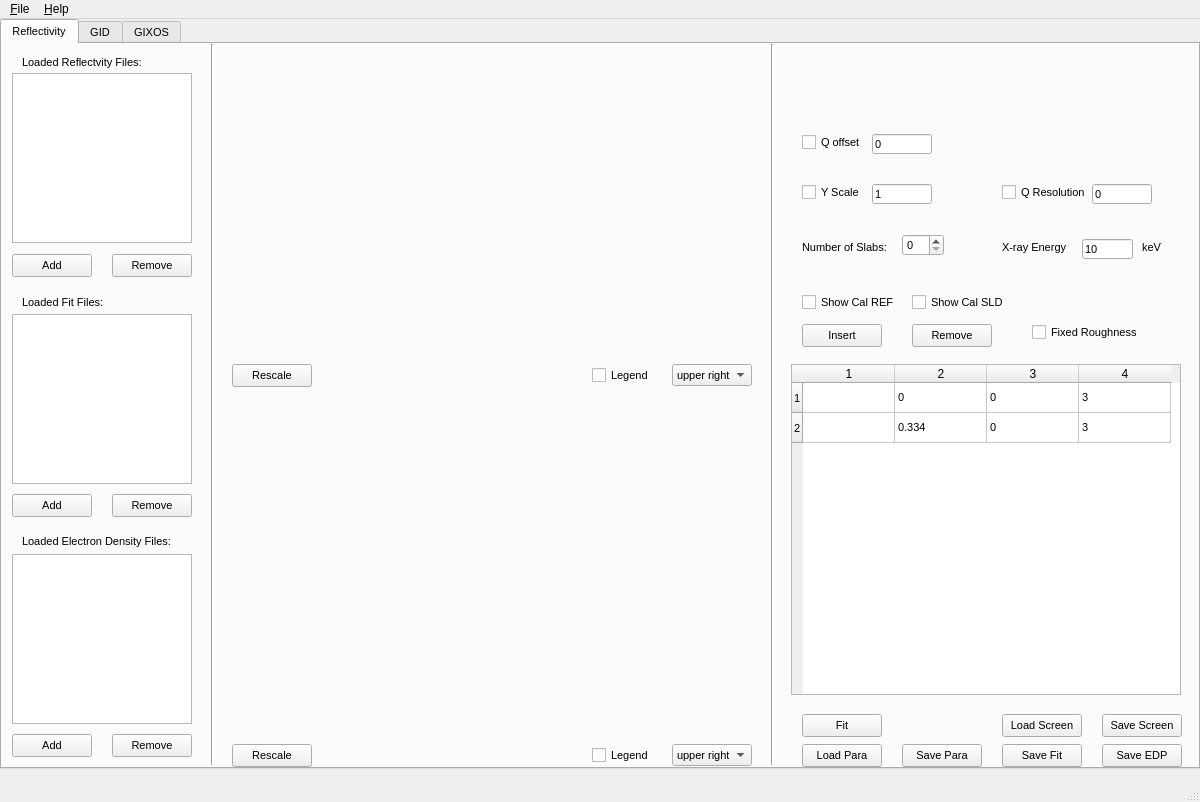
<?xml version="1.0" encoding="UTF-8"?>
<ui version="4.0">
 <class>MainWindow</class>
 <widget class="QMainWindow" name="MainWindow">
  <property name="geometry">
   <rect>
    <x>0</x>
    <y>0</y>
    <width>1200</width>
    <height>802</height>
   </rect>
  </property>
  <property name="windowTitle">
   <string>MainWindow</string>
  </property>
  <property name="File" stdset="0">
   <string/>
  </property>
  <widget class="QWidget" name="centralwidget">
   <widget class="QTabWidget" name="tabWidget">
    <property name="geometry">
     <rect>
      <x>0</x>
      <y>0</y>
      <width>1200</width>
      <height>750</height>
     </rect>
    </property>
    <property name="font">
     <font>
      <pointsize>8</pointsize>
      <weight>50</weight>
      <bold>false</bold>
     </font>
    </property>
    <property name="currentIndex">
     <number>0</number>
    </property>
    <widget class="QWidget" name="reflectivitytab">
     <attribute name="title">
      <string>Reflectivity</string>
     </attribute>
     <widget class="QListWidget" name="reffileLW">
      <property name="geometry">
       <rect>
        <x>10</x>
        <y>29</y>
        <width>180</width>
        <height>170</height>
       </rect>
      </property>
      <property name="alternatingRowColors">
       <bool>false</bool>
      </property>
      <property name="selectionMode">
       <enum>QAbstractItemView::ExtendedSelection</enum>
      </property>
     </widget>
     <widget class="QPushButton" name="addreffilePB">
      <property name="geometry">
       <rect>
        <x>10</x>
        <y>210</y>
        <width>80</width>
        <height>23</height>
       </rect>
      </property>
      <property name="font">
       <font>
        <pointsize>8</pointsize>
        <weight>50</weight>
        <bold>false</bold>
       </font>
      </property>
      <property name="text">
       <string>Add</string>
      </property>
     </widget>
     <widget class="QLabel" name="reffileLabel">
      <property name="geometry">
       <rect>
        <x>20</x>
        <y>10</y>
        <width>161</width>
        <height>16</height>
       </rect>
      </property>
      <property name="font">
       <font>
        <pointsize>8</pointsize>
        <weight>50</weight>
        <bold>false</bold>
       </font>
      </property>
      <property name="text">
       <string>Loaded Reflectvity Files:</string>
      </property>
     </widget>
     <widget class="QPushButton" name="rmreffilePB">
      <property name="geometry">
       <rect>
        <x>110</x>
        <y>210</y>
        <width>80</width>
        <height>23</height>
       </rect>
      </property>
      <property name="text">
       <string>Remove</string>
      </property>
     </widget>
     <widget class="QLabel" name="reffitfileLabel">
      <property name="geometry">
       <rect>
        <x>20</x>
        <y>250</y>
        <width>101</width>
        <height>16</height>
       </rect>
      </property>
      <property name="text">
       <string>Loaded Fit Files:</string>
      </property>
     </widget>
     <widget class="QListWidget" name="reffitfileLW">
      <property name="geometry">
       <rect>
        <x>10</x>
        <y>270</y>
        <width>180</width>
        <height>170</height>
       </rect>
      </property>
      <property name="selectionMode">
       <enum>QAbstractItemView::ExtendedSelection</enum>
      </property>
     </widget>
     <widget class="QPushButton" name="addreffitfilePB">
      <property name="geometry">
       <rect>
        <x>10</x>
        <y>450</y>
        <width>80</width>
        <height>23</height>
       </rect>
      </property>
      <property name="text">
       <string>Add</string>
      </property>
     </widget>
     <widget class="QPushButton" name="rmreffitfilePB">
      <property name="geometry">
       <rect>
        <x>110</x>
        <y>450</y>
        <width>80</width>
        <height>23</height>
       </rect>
      </property>
      <property name="text">
       <string>Remove</string>
      </property>
     </widget>
     <widget class="MplWidget" name="refPW" native="true">
      <property name="geometry">
       <rect>
        <x>230</x>
        <y>10</y>
        <width>521</width>
        <height>311</height>
       </rect>
      </property>
      <property name="sizePolicy">
       <sizepolicy hsizetype="Expanding" vsizetype="Expanding">
        <horstretch>0</horstretch>
        <verstretch>0</verstretch>
       </sizepolicy>
      </property>
     </widget>
     <widget class="Line" name="line">
      <property name="geometry">
       <rect>
        <x>200</x>
        <y>0</y>
        <width>20</width>
        <height>721</height>
       </rect>
      </property>
      <property name="sizePolicy">
       <sizepolicy hsizetype="Fixed" vsizetype="Minimum">
        <horstretch>0</horstretch>
        <verstretch>0</verstretch>
       </sizepolicy>
      </property>
      <property name="orientation">
       <enum>Qt::Vertical</enum>
      </property>
     </widget>
     <widget class="QLabel" name="refnumslablabel">
      <property name="geometry">
       <rect>
        <x>800</x>
        <y>195</y>
        <width>111</width>
        <height>16</height>
       </rect>
      </property>
      <property name="font">
       <font>
        <pointsize>8</pointsize>
       </font>
      </property>
      <property name="text">
       <string>Number of Slabs:</string>
      </property>
     </widget>
     <widget class="QPushButton" name="fitrefPB">
      <property name="geometry">
       <rect>
        <x>800</x>
        <y>670</y>
        <width>80</width>
        <height>23</height>
       </rect>
      </property>
      <property name="text">
       <string>Fit</string>
      </property>
     </widget>
     <widget class="QPushButton" name="loadrefparPB">
      <property name="geometry">
       <rect>
        <x>800</x>
        <y>700</y>
        <width>80</width>
        <height>23</height>
       </rect>
      </property>
      <property name="text">
       <string>Load Para</string>
      </property>
     </widget>
     <widget class="QPushButton" name="saverefparPB">
      <property name="geometry">
       <rect>
        <x>900</x>
        <y>700</y>
        <width>80</width>
        <height>23</height>
       </rect>
      </property>
      <property name="text">
       <string>Save Para</string>
      </property>
     </widget>
     <widget class="QPushButton" name="savereffitPB">
      <property name="geometry">
       <rect>
        <x>1000</x>
        <y>700</y>
        <width>80</width>
        <height>23</height>
       </rect>
      </property>
      <property name="text">
       <string>Save Fit</string>
      </property>
     </widget>
     <widget class="QTableWidget" name="refparTW">
      <property name="geometry">
       <rect>
        <x>789</x>
        <y>320</y>
        <width>390</width>
        <height>331</height>
       </rect>
      </property>
      <property name="sizePolicy">
       <sizepolicy hsizetype="Preferred" vsizetype="Preferred">
        <horstretch>0</horstretch>
        <verstretch>0</verstretch>
       </sizepolicy>
      </property>
      <property name="tabKeyNavigation">
       <bool>true</bool>
      </property>
      <property name="rowCount">
       <number>2</number>
      </property>
      <property name="columnCount">
       <number>4</number>
      </property>
      <attribute name="horizontalHeaderVisible">
       <bool>true</bool>
      </attribute>
      <attribute name="horizontalHeaderCascadingSectionResizes">
       <bool>false</bool>
      </attribute>
      <attribute name="horizontalHeaderDefaultSectionSize">
       <number>92</number>
      </attribute>
      <attribute name="horizontalHeaderShowSortIndicator" stdset="0">
       <bool>false</bool>
      </attribute>
      <attribute name="horizontalHeaderStretchLastSection">
       <bool>false</bool>
      </attribute>
      <attribute name="verticalHeaderVisible">
       <bool>true</bool>
      </attribute>
      <attribute name="verticalHeaderHighlightSections">
       <bool>true</bool>
      </attribute>
      <attribute name="verticalHeaderShowSortIndicator" stdset="0">
       <bool>false</bool>
      </attribute>
      <row/>
      <row/>
      <column/>
      <column/>
      <column/>
      <column/>
      <item row="0" column="1">
       <property name="text">
        <string>0</string>
       </property>
      </item>
      <item row="0" column="2">
       <property name="text">
        <string>0</string>
       </property>
      </item>
      <item row="0" column="3">
       <property name="text">
        <string>3</string>
       </property>
      </item>
      <item row="1" column="1">
       <property name="text">
        <string>0.334</string>
       </property>
      </item>
      <item row="1" column="2">
       <property name="text">
        <string>0</string>
       </property>
      </item>
      <item row="1" column="3">
       <property name="text">
        <string>3</string>
       </property>
      </item>
     </widget>
     <widget class="QSpinBox" name="refnumslabSB">
      <property name="geometry">
       <rect>
        <x>900</x>
        <y>190</y>
        <width>42</width>
        <height>22</height>
       </rect>
      </property>
     </widget>
     <widget class="QPushButton" name="insrefslabPB">
      <property name="geometry">
       <rect>
        <x>800</x>
        <y>280</y>
        <width>80</width>
        <height>23</height>
       </rect>
      </property>
      <property name="text">
       <string>Insert</string>
      </property>
     </widget>
     <widget class="QPushButton" name="rmrefslabPB">
      <property name="geometry">
       <rect>
        <x>910</x>
        <y>280</y>
        <width>80</width>
        <height>23</height>
       </rect>
      </property>
      <property name="text">
       <string>Remove</string>
      </property>
     </widget>
     <widget class="MplWidget" name="refsldPW" native="true">
      <property name="geometry">
       <rect>
        <x>230</x>
        <y>360</y>
        <width>521</width>
        <height>341</height>
       </rect>
      </property>
      <property name="sizePolicy">
       <sizepolicy hsizetype="Expanding" vsizetype="Expanding">
        <horstretch>0</horstretch>
        <verstretch>0</verstretch>
       </sizepolicy>
      </property>
     </widget>
     <widget class="Line" name="line_2">
      <property name="geometry">
       <rect>
        <x>760</x>
        <y>0</y>
        <width>20</width>
        <height>721</height>
       </rect>
      </property>
      <property name="orientation">
       <enum>Qt::Vertical</enum>
      </property>
     </widget>
     <widget class="QLabel" name="refedfileLabel">
      <property name="geometry">
       <rect>
        <x>20</x>
        <y>490</y>
        <width>171</width>
        <height>16</height>
       </rect>
      </property>
      <property name="text">
       <string>&lt;html&gt;&lt;head/&gt;&lt;body&gt;&lt;p&gt;Loaded Electron Density Files:&lt;/p&gt;&lt;/body&gt;&lt;/html&gt;</string>
      </property>
     </widget>
     <widget class="QListWidget" name="refedfileLW">
      <property name="geometry">
       <rect>
        <x>10</x>
        <y>510</y>
        <width>180</width>
        <height>170</height>
       </rect>
      </property>
      <property name="selectionMode">
       <enum>QAbstractItemView::ExtendedSelection</enum>
      </property>
     </widget>
     <widget class="QPushButton" name="addrefedfilePB">
      <property name="geometry">
       <rect>
        <x>10</x>
        <y>690</y>
        <width>80</width>
        <height>23</height>
       </rect>
      </property>
      <property name="text">
       <string>Add</string>
      </property>
     </widget>
     <widget class="QPushButton" name="rmrefedfilePB">
      <property name="geometry">
       <rect>
        <x>110</x>
        <y>690</y>
        <width>80</width>
        <height>23</height>
       </rect>
      </property>
      <property name="text">
       <string>Remove</string>
      </property>
     </widget>
     <widget class="QCheckBox" name="reflegendCB">
      <property name="geometry">
       <rect>
        <x>590</x>
        <y>323</y>
        <width>70</width>
        <height>17</height>
       </rect>
      </property>
      <property name="text">
       <string>Legend</string>
      </property>
     </widget>
     <widget class="QPushButton" name="refscalePB">
      <property name="geometry">
       <rect>
        <x>230</x>
        <y>320</y>
        <width>80</width>
        <height>23</height>
       </rect>
      </property>
      <property name="text">
       <string>Rescale</string>
      </property>
     </widget>
     <widget class="QCheckBox" name="refedlegendCB">
      <property name="geometry">
       <rect>
        <x>590</x>
        <y>703</y>
        <width>70</width>
        <height>17</height>
       </rect>
      </property>
      <property name="text">
       <string>Legend</string>
      </property>
     </widget>
     <widget class="QPushButton" name="refedscalePB">
      <property name="geometry">
       <rect>
        <x>230</x>
        <y>700</y>
        <width>80</width>
        <height>23</height>
       </rect>
      </property>
      <property name="text">
       <string>Rescale</string>
      </property>
     </widget>
     <widget class="QPushButton" name="saverefedPB">
      <property name="geometry">
       <rect>
        <x>1100</x>
        <y>700</y>
        <width>80</width>
        <height>23</height>
       </rect>
      </property>
      <property name="text">
       <string>Save EDP</string>
      </property>
     </widget>
     <widget class="QPushButton" name="saverefscreenPB">
      <property name="geometry">
       <rect>
        <x>1100</x>
        <y>670</y>
        <width>80</width>
        <height>23</height>
       </rect>
      </property>
      <property name="text">
       <string>Save Screen</string>
      </property>
     </widget>
     <widget class="QPushButton" name="loadrefscreenPB">
      <property name="geometry">
       <rect>
        <x>1000</x>
        <y>670</y>
        <width>80</width>
        <height>23</height>
       </rect>
      </property>
      <property name="text">
       <string>Load Screen</string>
      </property>
     </widget>
     <widget class="QCheckBox" name="refqoffCB">
      <property name="geometry">
       <rect>
        <x>800</x>
        <y>90</y>
        <width>70</width>
        <height>17</height>
       </rect>
      </property>
      <property name="text">
       <string>Q offset</string>
      </property>
     </widget>
     <widget class="QLineEdit" name="refqoffLE">
      <property name="geometry">
       <rect>
        <x>870</x>
        <y>90</y>
        <width>60</width>
        <height>20</height>
       </rect>
      </property>
      <property name="text">
       <string>0</string>
      </property>
     </widget>
     <widget class="QCheckBox" name="refroughCB">
      <property name="geometry">
       <rect>
        <x>1030</x>
        <y>280</y>
        <width>141</width>
        <height>17</height>
       </rect>
      </property>
      <property name="text">
       <string>Fixed Roughness</string>
      </property>
     </widget>
     <widget class="QCheckBox" name="refyscaleCB">
      <property name="geometry">
       <rect>
        <x>800</x>
        <y>140</y>
        <width>70</width>
        <height>17</height>
       </rect>
      </property>
      <property name="text">
       <string>Y Scale</string>
      </property>
     </widget>
     <widget class="QLineEdit" name="refyscaleLE">
      <property name="geometry">
       <rect>
        <x>870</x>
        <y>140</y>
        <width>60</width>
        <height>20</height>
       </rect>
      </property>
      <property name="text">
       <string>1</string>
      </property>
     </widget>
     <widget class="QCheckBox" name="refqresCB">
      <property name="geometry">
       <rect>
        <x>1000</x>
        <y>140</y>
        <width>91</width>
        <height>17</height>
       </rect>
      </property>
      <property name="text">
       <string>Q Resolution</string>
      </property>
     </widget>
     <widget class="QLineEdit" name="refqresLE">
      <property name="geometry">
       <rect>
        <x>1090</x>
        <y>140</y>
        <width>60</width>
        <height>20</height>
       </rect>
      </property>
      <property name="text">
       <string>0</string>
      </property>
     </widget>
     <widget class="QComboBox" name="reflegendlocCoB">
      <property name="geometry">
       <rect>
        <x>670</x>
        <y>320</y>
        <width>80</width>
        <height>22</height>
       </rect>
      </property>
      <property name="currentIndex">
       <number>0</number>
      </property>
      <item>
       <property name="text">
        <string>upper right</string>
       </property>
      </item>
      <item>
       <property name="text">
        <string>upper left</string>
       </property>
      </item>
      <item>
       <property name="text">
        <string>lower left</string>
       </property>
      </item>
      <item>
       <property name="text">
        <string>lower right</string>
       </property>
      </item>
      <item>
       <property name="text">
        <string>right</string>
       </property>
      </item>
      <item>
       <property name="text">
        <string>center left</string>
       </property>
      </item>
      <item>
       <property name="text">
        <string>center right</string>
       </property>
      </item>
      <item>
       <property name="text">
        <string>lower center</string>
       </property>
      </item>
      <item>
       <property name="text">
        <string>upper center</string>
       </property>
      </item>
      <item>
       <property name="text">
        <string>center</string>
       </property>
      </item>
     </widget>
     <widget class="QComboBox" name="refedlegendlocCoB">
      <property name="geometry">
       <rect>
        <x>670</x>
        <y>700</y>
        <width>80</width>
        <height>22</height>
       </rect>
      </property>
      <property name="currentIndex">
       <number>0</number>
      </property>
      <item>
       <property name="text">
        <string>upper right</string>
       </property>
      </item>
      <item>
       <property name="text">
        <string>upper left</string>
       </property>
      </item>
      <item>
       <property name="text">
        <string>lower left</string>
       </property>
      </item>
      <item>
       <property name="text">
        <string>lower right</string>
       </property>
      </item>
      <item>
       <property name="text">
        <string>right</string>
       </property>
      </item>
      <item>
       <property name="text">
        <string>center left</string>
       </property>
      </item>
      <item>
       <property name="text">
        <string>center right</string>
       </property>
      </item>
      <item>
       <property name="text">
        <string>lower center</string>
       </property>
      </item>
      <item>
       <property name="text">
        <string>upper center</string>
       </property>
      </item>
      <item>
       <property name="text">
        <string>center</string>
       </property>
      </item>
     </widget>
     <widget class="QCheckBox" name="calrefCB">
      <property name="geometry">
       <rect>
        <x>800</x>
        <y>250</y>
        <width>101</width>
        <height>17</height>
       </rect>
      </property>
      <property name="text">
       <string>Show Cal REF</string>
      </property>
     </widget>
     <widget class="QCheckBox" name="calsldCB">
      <property name="geometry">
       <rect>
        <x>910</x>
        <y>250</y>
        <width>101</width>
        <height>17</height>
       </rect>
      </property>
      <property name="text">
       <string>Show Cal SLD</string>
      </property>
     </widget>
     <widget class="QLabel" name="xenlabel">
      <property name="geometry">
       <rect>
        <x>1000</x>
        <y>195</y>
        <width>71</width>
        <height>16</height>
       </rect>
      </property>
      <property name="text">
       <string>X-ray Energy</string>
      </property>
     </widget>
     <widget class="QLabel" name="xenunitlabel">
      <property name="geometry">
       <rect>
        <x>1140</x>
        <y>195</y>
        <width>21</width>
        <height>16</height>
       </rect>
      </property>
      <property name="text">
       <string>keV</string>
      </property>
     </widget>
     <widget class="QLineEdit" name="xenLE">
      <property name="geometry">
       <rect>
        <x>1080</x>
        <y>195</y>
        <width>51</width>
        <height>20</height>
       </rect>
      </property>
      <property name="text">
       <string>10</string>
      </property>
     </widget>
     <zorder>reffileLW</zorder>
     <zorder>addreffilePB</zorder>
     <zorder>reffileLabel</zorder>
     <zorder>rmreffilePB</zorder>
     <zorder>reffitfileLabel</zorder>
     <zorder>reffitfileLW</zorder>
     <zorder>addreffitfilePB</zorder>
     <zorder>rmreffitfilePB</zorder>
     <zorder>refPW</zorder>
     <zorder>line</zorder>
     <zorder>refnumslablabel</zorder>
     <zorder>fitrefPB</zorder>
     <zorder>loadrefparPB</zorder>
     <zorder>saverefparPB</zorder>
     <zorder>savereffitPB</zorder>
     <zorder>refparTW</zorder>
     <zorder>refnumslabSB</zorder>
     <zorder>insrefslabPB</zorder>
     <zorder>rmrefslabPB</zorder>
     <zorder>refsldPW</zorder>
     <zorder>line_2</zorder>
     <zorder>refedfileLabel</zorder>
     <zorder>refedfileLW</zorder>
     <zorder>addrefedfilePB</zorder>
     <zorder>rmrefedfilePB</zorder>
     <zorder>reflegendCB</zorder>
     <zorder>refscalePB</zorder>
     <zorder>refedlegendCB</zorder>
     <zorder>refedscalePB</zorder>
     <zorder>saverefedPB</zorder>
     <zorder>saverefscreenPB</zorder>
     <zorder>loadrefscreenPB</zorder>
     <zorder>refqoffCB</zorder>
     <zorder>refqoffLE</zorder>
     <zorder>refroughCB</zorder>
     <zorder>refyscaleCB</zorder>
     <zorder>refyscaleLE</zorder>
     <zorder>refqresCB</zorder>
     <zorder>refqresLE</zorder>
     <zorder>reflegendlocCoB</zorder>
     <zorder>refedlegendlocCoB</zorder>
     <zorder>calrefCB</zorder>
     <zorder>calsldCB</zorder>
     <zorder>xenlabel</zorder>
     <zorder>xenunitlabel</zorder>
     <zorder>xenLE</zorder>
     <zorder>verticalLayoutWidget</zorder>
    </widget>
    <widget class="QWidget" name="GIDtab">
     <attribute name="title">
      <string>GID</string>
     </attribute>
    </widget>
    <widget class="QWidget" name="GIXOStab">
     <attribute name="title">
      <string>GIXOS</string>
     </attribute>
    </widget>
   </widget>
  </widget>
  <widget class="QStatusBar" name="statusbar"/>
  <widget class="QMenuBar" name="menuBar">
   <property name="geometry">
    <rect>
     <x>0</x>
     <y>0</y>
     <width>1200</width>
     <height>26</height>
    </rect>
   </property>
   <widget class="QMenu" name="menu_File">
    <property name="title">
     <string>&amp;File</string>
    </property>
    <addaction name="action_Open_REF_file"/>
    <addaction name="action_Open_GID_file"/>
    <addaction name="action_Open_GIXOS_file"/>
   </widget>
   <widget class="QMenu" name="menu_Help">
    <property name="title">
     <string>&amp;Help</string>
    </property>
    <addaction name="action_About"/>
   </widget>
   <addaction name="menu_File"/>
   <addaction name="menu_Help"/>
  </widget>
  <action name="action_Reflectivity">
   <property name="text">
    <string>&amp;Reflectivity</string>
   </property>
  </action>
  <action name="action_Normalized_REF">
   <property name="text">
    <string>&amp;Normalized REF</string>
   </property>
  </action>
  <action name="action_Open_GIXOS_file">
   <property name="text">
    <string>&amp;Open GIXOS file</string>
   </property>
  </action>
  <action name="action_Open_GID_file">
   <property name="text">
    <string>&amp;Open GID file</string>
   </property>
  </action>
  <action name="action_Open_REF_file">
   <property name="text">
    <string>&amp;Open REF file</string>
   </property>
  </action>
  <action name="action_About">
   <property name="text">
    <string>&amp;About</string>
   </property>
  </action>
 </widget>
 <customwidgets>
  <customwidget>
   <class>MplWidget</class>
   <extends>QWidget</extends>
   <header location="global">mplwidget</header>
   <container>1</container>
  </customwidget>
 </customwidgets>
 <resources/>
 <connections/>
</ui>
